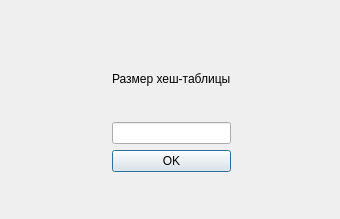
<?xml version="1.0" encoding="UTF-8"?>
<ui version="4.0">
 <class>HT_input</class>
 <widget class="QDialog" name="HT_input">
  <property name="geometry">
   <rect>
    <x>0</x>
    <y>0</y>
    <width>340</width>
    <height>219</height>
   </rect>
  </property>
  <property name="windowTitle">
   <string>Dialog</string>
  </property>
  <widget class="QWidget" name="">
   <property name="geometry">
    <rect>
     <x>81</x>
     <y>41</y>
     <width>181</width>
     <height>131</height>
    </rect>
   </property>
   <layout class="QGridLayout" name="gridLayout">
    <item row="0" column="0">
     <spacer name="horizontalSpacer">
      <property name="orientation">
       <enum>Qt::Horizontal</enum>
      </property>
      <property name="sizeHint" stdset="0">
       <size>
        <width>40</width>
        <height>20</height>
       </size>
      </property>
     </spacer>
    </item>
    <item row="1" column="1">
     <widget class="QLineEdit" name="lineEdit"/>
    </item>
    <item row="2" column="1">
     <widget class="QPushButton" name="pushButton">
      <property name="text">
       <string>OK</string>
      </property>
     </widget>
    </item>
    <item row="0" column="1">
     <widget class="QLabel" name="label">
      <property name="text">
       <string>Размер хеш-таблицы</string>
      </property>
     </widget>
    </item>
    <item row="0" column="2">
     <spacer name="horizontalSpacer_2">
      <property name="orientation">
       <enum>Qt::Horizontal</enum>
      </property>
      <property name="sizeHint" stdset="0">
       <size>
        <width>40</width>
        <height>20</height>
       </size>
      </property>
     </spacer>
    </item>
   </layout>
  </widget>
 </widget>
 <resources/>
 <connections/>
</ui>
